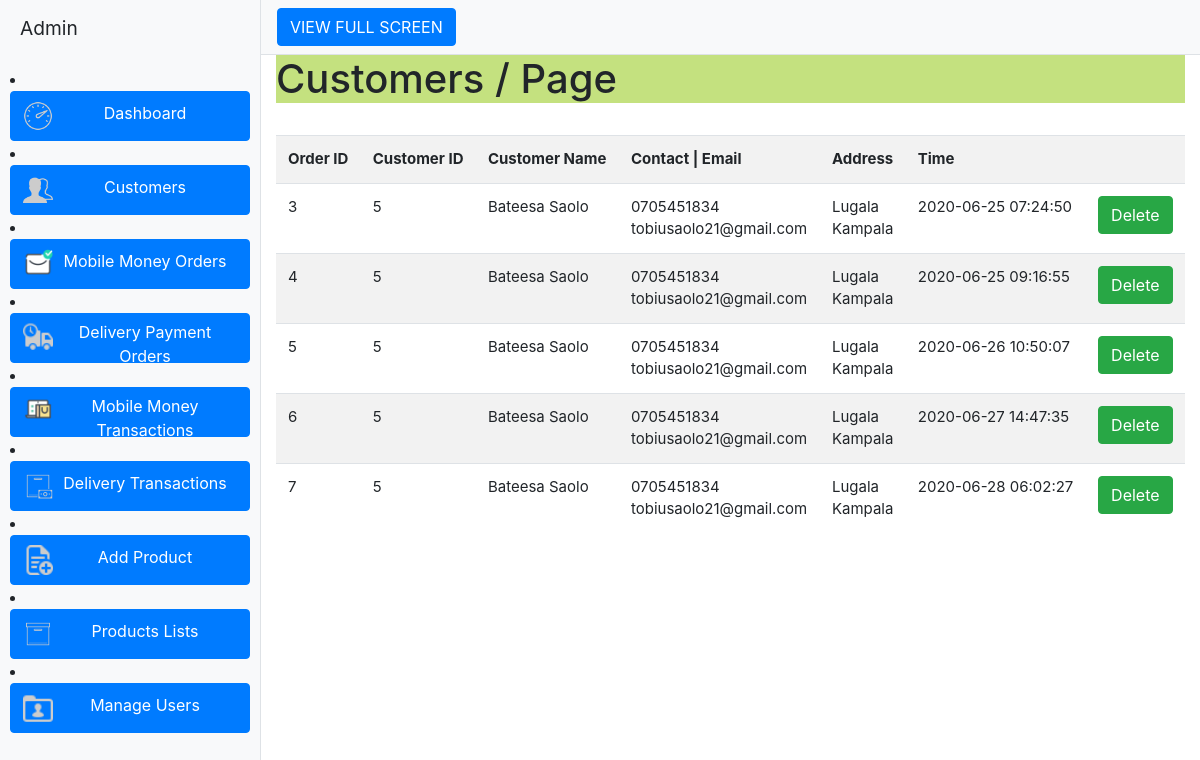
Page /admin2/customers.php on the committed database.
### tables this page shows
CREATE TABLE `orders` (
  `order_id` int(11) NOT NULL,
  `id_user` varchar(11) NOT NULL,
  `order_list` varchar(500) NOT NULL,
  `total` varchar(11) NOT NULL,
  `delivery_mode` varchar(100) NOT NULL,
  `status` varchar(100) NOT NULL,
  `date` timestamp NOT NULL DEFAULT CURRENT_TIMESTAMP ON UPDATE CURRENT_TIMESTAMP
);

CREATE TABLE `user_info` (
  `user_id` int(10) NOT NULL,
  `first_name` varchar(100) NOT NULL,
  `last_name` varchar(100) NOT NULL,
  `email` varchar(300) NOT NULL,
  `password` varchar(300) NOT NULL,
  `mobile` varchar(10) NOT NULL,
  `address1` varchar(300) NOT NULL,
  `address2` varchar(11) NOT NULL
);

### admin2/customers.php (the view, shortened to what this page needs)
<?php
include("../db.php");
$page=$_GET['page'];
if($page=="" || $page=="1")
{
$page1=0;
}
else
{
$page1=($page*10)-10;
}
?>
<!DOCTYPE html>
<html lang="en">
<head>
  <link href="vendor/bootstrap/css/bootstrap.min.css" rel="stylesheet">
  <link href="css/simple-sidebar.css" rel="stylesheet">
</head>
<body>
  <div class="d-flex" id="wrapper">
    <div class="bg-light border-right" id="sidebar-wrapper">
      <div class="sidebar-heading">Admin</div>
      <div class="list-group list-group-flush" style="margin:10px;">
       <li><button style="width:240px; height:50px" type="button" class="btn btn-default btn-primary" onClick="location.href='index.php'"><span style="float:left;"><img src="./imgs/icons8-dashboard-50.png" style="height:30px; width: 30px;"></span> Dashboard </button></li>
        <li><button style="width:240px; height:50px" type="button" class="btn btn-default btn-primary" onClick="location.href='customers.php'"><span style="float:left;"><img src="./imgs/icons8-group-50.png"  style="height:30px; width: 30px;"></span> Customers </button></li>
        <li><button style="width:240px; height:50px" type="button" class="btn btn-default btn-primary" onClick="location.href='mm_orders.php'"> <span style="float:left;"><img src="./imgs/icons8-received-64.png" style="height:30px; width: 30px;"></span> Mobile Money Orders </button></li>
          <li><button style="width:240px; height:50px" type="button" class="btn btn-default btn-primary" onClick="location.href='orders.php'"> <span style="float:left;"><img src="./imgs/icons8-delivery-26.png" style="height:30px; width: 30px;"></span> Delivery Payment Orders </button></li>
          <li><button style="width:240px; height:50px" type="button" class="btn btn-default btn-primary" onClick="location.href='mm_transcations.php'"> <span style="float:left;"><img src="./imgs/icons8-online-shopping-128.png" style="height:30px; width: 30px;" ></span>Mobile Money Transactions </button></li>
          <li><button style="width:240px; height:50px" type="button" class="btn btn-default btn-primary" onClick="location.href='delivery_transcations.php'"> <span style="float:left;"><img src="./imgs/icons8-cash-on-delivery-80.png" style="height:30px; width: 30px;"></span>Delivery Transactions </button></li>
          <li><button style="width:240px; height:50px" type="button" class="btn btn-default btn-primary" onClick="location.href='add_product.php'"> <span style="float:left;" ><img src="./imgs/icons8-new-copy-26.png" style="height:30px; width: 30px;"></span> Add Product </button></li>
          <li>
          <button style="width:240px; height:50px" type="button" class="btn btn-default btn-primary" onClick="location.href='clothes_list.php'">
          <span style="float:left;"><img src="./imgs/icons8-product-80.png" style="height:30px; width: 30px;"></span>  Products  Lists</button>
          </li>
        <li><button style="width:240px; height:50px" type="button" class="btn btn-default btn-primary" onClick="location.href='manage_users.php'"> <span style="float:left;"><img src="./imgs/icons8-user-folder-26.png" style="height:30px; width: 30px;"></span> Manage Users </button></li>
      </div>
    </div>
    <div id="page-content-wrapper">
      <nav class="navbar navbar-expand-lg navbar-light bg-light border-bottom">
        <button class="btn btn-primary" id="menu-toggle">VIEW FULL SCREEN</button>
      </nav>
      <div class="container-fluid">
        <div class="panel-heading" style="background-color:#c4e17f">
  <h1>Customers  / Page <?php echo $page;?> </h1></div><br>
<div class='table-responsive'>
<div style="overflow-x:scroll;">
<table class="table  table-hover table-striped" style="font-size:15px;">
<tr><th>Order ID</th><th>Customer ID</th><th>Customer Name</th><th>Contact | Email</th><th>Address</th><th>Time</th><th></th></tr>
<?php
$result=mysqli_query($con,"select DISTINCT order_id,date,user_id,first_name,last_name, mobile, email, address1, address2 from orders,user_info where user_info.user_id=orders.id_user Limit $page1,10")or die ("query 1 incorrect.....");
while(list($order_id,$date,$user_id,$firstname,$lastname,$mobile,$email,$address1,$address2)=mysqli_fetch_array($result))
{
echo "<tr><td>$order_id</td><td>$user_id</td><td>$firstname $lastname</td><td>$mobile<br>$email</td><td>$address1<br>$address2</td><td>$date</td>
<td>
<a class=' btn btn-success' href='orders.php?order_id=$order_id&action=delete'>Delete</a>
</td></tr>";
}
?>
</table>
</div></div>
      </div>
    </div>
  </div>
</body>
</html>

### admin2/css/simple-sidebar.css (style rules this page uses)
#wrapper { overflow-x: hidden; }
#sidebar-wrapper { min-height: 100vh; margin-left: -15rem; -webkit-transition: margin .25s ease-out; -moz-transition: margin .25s ease-out; -o-transition: margin .25s ease-out; transition: margin .25s ease-out; }
#sidebar-wrapper .sidebar-heading { padding: 0.875rem 1.25rem; font-size: 1.2rem; }
#sidebar-wrapper .list-group { width: 15rem; }
#page-content-wrapper { min-width: 100vw; }
@media (min-width: 768px) { #sidebar-wrapper { margin-left: 0; } }
@media (min-width: 768px) { #page-content-wrapper { min-width: 0; width: 100%; } }

### rows in the picture
orders: order_id "3", user_info.user_id "5", user_info.first_name "Bateesa", user_info.last_name "Saolo", user_info.mobile "0705451834", user_info.email "tobiusaolo21@gmail.com", user_info.address1 "Lugala", user_info.address2 "Kampala", date "2020-06-25 07:24:50"
orders: order_id "4", user_info.user_id "5", user_info.first_name "Bateesa", user_info.last_name "Saolo", user_info.mobile "0705451834", user_info.email "tobiusaolo21@gmail.com", user_info.address1 "Lugala", user_info.address2 "Kampala", date "2020-06-25 09:16:55"
orders: order_id "5", user_info.user_id "5", user_info.first_name "Bateesa", user_info.last_name "Saolo", user_info.mobile "0705451834", user_info.email "tobiusaolo21@gmail.com", user_info.address1 "Lugala", user_info.address2 "Kampala", date "2020-06-26 10:50:07"
orders: order_id "6", user_info.user_id "5", user_info.first_name "Bateesa", user_info.last_name "Saolo", user_info.mobile "0705451834", user_info.email "tobiusaolo21@gmail.com", user_info.address1 "Lugala", user_info.address2 "Kampala", date "2020-06-27 14:47:35"
orders: order_id "7", user_info.user_id "5", user_info.first_name "Bateesa", user_info.last_name "Saolo", user_info.mobile "0705451834", user_info.email "tobiusaolo21@gmail.com", user_info.address1 "Lugala", user_info.address2 "Kampala", date "2020-06-28 06:02:27"
